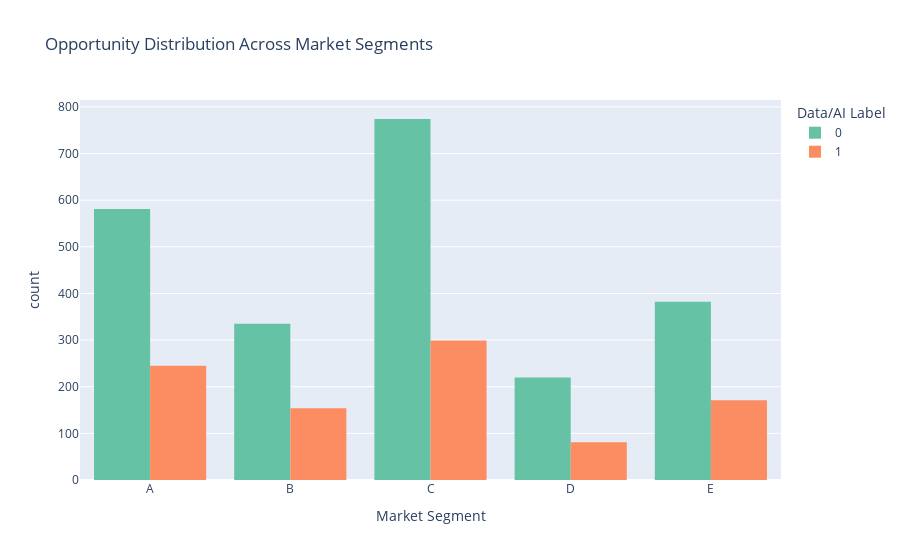

Notebook cell for this chart:
### Markdown cell above
<a id="3.7"></a>
## <b>3.7<span style='color:#be6f37'>Segment Distribution</span></b>

### Code cell
# Visualization 4: Segment Distribution
# Defining the order of segments
segment_order = ['A', 'B', 'C', 'D', 'E']

# Creating the bar chart with Plotly
fig = px.histogram(df_opp, x='segment', color='aai_label',
                   category_orders={'segment': segment_order},  # Ensuring segments are in the specified order
                   barmode='group',
                   labels={'segment': 'Market Segment', 'aai_label': 'Data/AI Label'},
                   title='Opportunity Distribution Across Market Segments',
                   color_discrete_sequence=px.colors.qualitative.Set2)

fig.show()

### Figure 1 — Plotly figure (JSON) as saved in the notebook; plotly's stock layout.template omitted (floating-point values rounded to 4 significant figures; data arrays with more than 128 entries replaced by an {"elided": "..."} marker saying what was removed)
{"data": [{"alignmentgroup": "True", "bingroup": "x", "hovertemplate": "Data/AI Label=0<br>Market Segment=%{x}<br>count=%{y}<extra></extra>", "legendgroup": "0", "marker": {"color": "rgb(102,194,165)", "pattern": {"shape": ""}}, "name": "0", "offsetgroup": "0", "orientation": "v", "showlegend": true, "type": "histogram", "x": {"elided": "2292 str values"}, "xaxis": "x", "yaxis": "y"}, {"alignmentgroup": "True", "bingroup": "x", "hovertemplate": "Data/AI Label=1<br>Market Segment=%{x}<br>count=%{y}<extra></extra>", "legendgroup": "1", "marker": {"color": "rgb(252,141,98)", "pattern": {"shape": ""}}, "name": "1", "offsetgroup": "1", "orientation": "v", "showlegend": true, "type": "histogram", "x": {"elided": "950 str values"}, "xaxis": "x", "yaxis": "y"}], "layout": {"barmode": "group", "legend": {"title": {"text": "Data/AI Label"}, "tracegroupgap": 0}, "title": {"text": "Opportunity Distribution Across Market Segments"}, "xaxis": {"anchor": "y", "categoryarray": ["A", "B", "C", "D", "E"], "categoryorder": "array", "domain": [0, 1], "title": {"text": "Market Segment"}}, "yaxis": {"anchor": "x", "domain": [0, 1], "title": {"text": "count"}}}}
